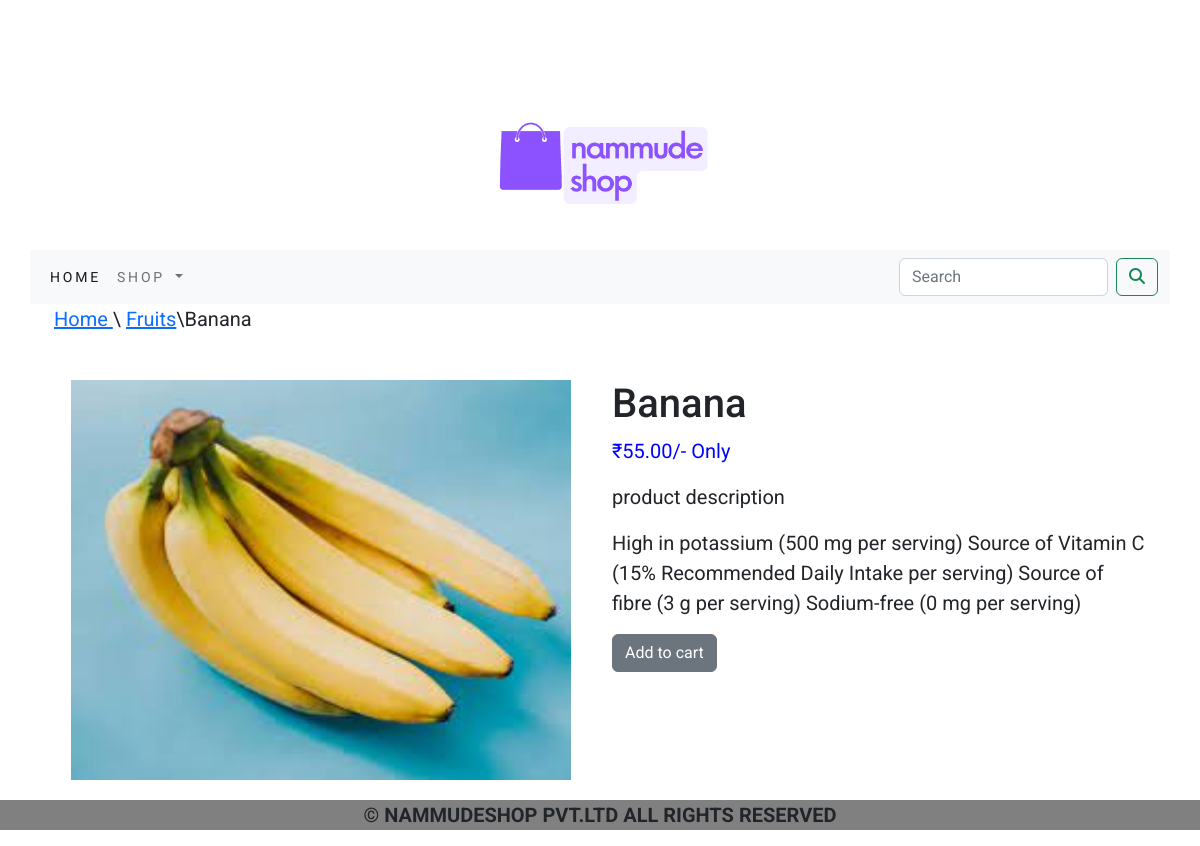
/shop/fruits/banana/, run on the app's committed database.
### shop/models.py (models this page shows, shortened)
class product(models.Model):
    name=models.CharField(max_length=250,unique=True)
    slug=models.SlugField(max_length=250,unique=True)
    description=models.TextField(blank=True)
    price=models.DecimalField(max_digits=10,decimal_places=2)
    category=models.ForeignKey(category,on_delete=models.CASCADE)
    image=models.ImageField(upload_to='product',blank=True)
    stock=models.IntegerField()
    available=models.BooleanField(default=True)
    created=models.DateTimeField(auto_now_add=True)
    updated=models.DateTimeField(auto_now=True)
    class Meta:
        ordering=('name',)
        verbose_name='product'
        verbose_name_plural='products'

class category(models.Model):
    name=models.CharField(max_length=250,unique=True)
    slug=models.SlugField(max_length=250,unique=True)
    description=models.TextField(blank=True)
    image=models.ImageField(upload_to='category',blank=True)
    class Meta:
        ordering=('name',)
        verbose_name='category'
        verbose_name_plural='categories'
    def get_url(self):
        return reverse('shop:product_by_category',args=[self.slug])
    def __str__(self):
        return '{}'.format(self.name)

### shop/views.py (the view)
# urls.py: path('<slug:c_slug>/<slug:product_slug>/',views.prodetail,name='procatdetail')
def prodetail(request, c_slug, product_slug,):
    try:
         product1=product.objects.get(category__slug=c_slug,slug=product_slug)
    except Exception as e:
            raise e
    return render(request,'product.html',{'product':product1})

### cart/context_processors.py (called while the page is built)
def counter(request):
    item_count=0
    if 'admin' in request.path:
        return{}
    else:
        try:
            cart1=cart.objects.filter(cart_id=_cart_id(request))
            cart_items=cartitem.objects.all().filter(cart=cart1[:1])
            for cart_item in cart_items:
                item_count += cart_item.quantity
        except cart.DoesNotExist:
            item_count=0
    return dict(item_count=item_count)

### cart/views.py (called while the page is built)
def _cart_id(request):
    cart=request.session.session_key
    if not cart:
        cart=request.session.create()
    return cart

### shop/context_processors.py (called while the page is built)
def menu_links(request):
    links=category.objects.all()
    return dict(links=links)

### template/product.html (shortened to what this page needs)
{% extends 'base.html' %}
{% load static %}
 {% block content %}
<div class="container">
  <div class=" row mx-auto">
    <p><a href="{% url 'shop:allproductcat' %}">Home </a>\ <a href="{{product.category.get_url}}">{{product.category}}</a>\{{product.name}}</p>
  </div>
</div>
<div class="container">
<br>
<div class="container">
<div class="row">
  <div class="col-9 col-md-12 col-sm-12 col-lg-6 text-center">
    <img class="style-image " src="{{product.image.url}}" alt="{{product.name}}"  height="400px" width="500px">
  </div>
<div class="col-12 col-md-12 col-sm-12 col-lg-6">
  <h1>{{product.name}}</h1>
  <p  class="price-product">₹{{product.price}}/- Only </p>
  <p>product description</p>
  <p class="text-justify">{{product.description}}</p>
  {% if product.stock <= 0 %}
  <P class="text-justify prod-out"><b>Out of stock</b></P>
  {% else %}
  <a class="btn btn-secondary" href="{% url 'cart:add_cart' product.id %}">Add to cart</a>
  {% endif %}
</div>
</div>
  </div>
</div>
{% endblock %}

### static/css/custom.css (style rules this page uses)
body { font-size:20px; font-family: 'Roboto', sans-serif; }
.style-image { width=500px; height=500px; }
.price-product { color:blue; font-size:20px; }

### data on the page
product: category "Fruits", name "Banana", image (picture), price "55.00", description "High in potassium (500 mg per serving) Source of Vitamin C (15% Recommended Daily Intake per serving) Source of fibre (3 g per serving) Sodium-free (0 mg per serving)"
